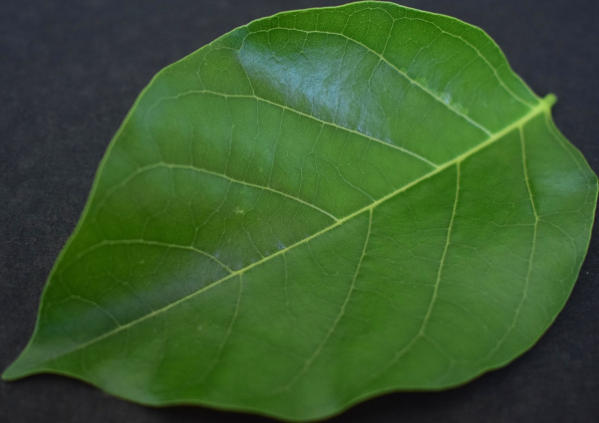
#> input picture preprocessed_plant_leaves/0007_0009.JPG, 1198 x 846 px, found by its file name (shown at 1/2 size)
$ jupyter execute --allow-errors feature_extraction_hessian.ipynb
#> lines starting #> are read from the running program, lines starting #| are printed output that depends on the picture; after the words box and inside, x2 and y2 are one past the last pixel; in counts of white or black regions, pixels touching at a corner belong together
# Feature Extraction (Hessian) 🌱

## Venation Extraction

[cell 1]
import time
import numpy as np
import matplotlib.pyplot as plt
from PIL import Image

from skimage.feature import hessian_matrix, hessian_matrix_eigvals
from skimage.transform import resize
from skimage import filters

Load image

[cell 2]
input_path = 'preprocessed_plant_leaves/'
# [4 lines of commented-out code are left out]

file_name = '0007_0009.JPG'

img = np.array(Image.open(input_path + file_name).convert('L')) # L for greyscale
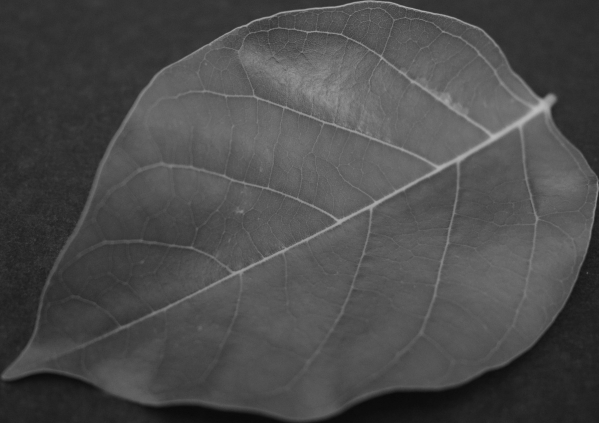
#> img: shape (846, 1198) (shown at 1/2 size); min 8, max 191, mean 75.5

[cell 3]
plt.imshow(img, cmap="gray")
plt.title(file_name + ' B&W')
plt.show()

---

## Using ilastik 🔨

Berg, S., Kutra, D., Kroeger, T. *et al.* ilastik: interactive machine learning for (bio)image analysis. *Nat Methods* **16**, 1226–1232 (2019). [https://doi.org/10.1038/s41592-019-0582-9](https://doi.org/10.1038/s41592-019-0582-9)

[CLT documentation](https://www.ilastik.org/documentation/basics/headless.html#headless-mode-operation---using-ilastik-as-a-command-line-tool)

---

Detect ridges following [dsp.stackexchange.com/questions/1714/best-way-of-segmenting-veins-in-leaves](https://dsp.stackexchange.com/questions/1714/best-way-of-segmenting-veins-in-leaves) (acccessed 11 April 2023).

[cell 4]
def detect_ridges(img, sigma=2, normalize=True):
#> called with sigma = 1, normalize = True
    _, maximal_eig = hessian_matrix_eigvals(hessian_matrix(img, sigma=sigma, use_gaussian_derivatives=False))
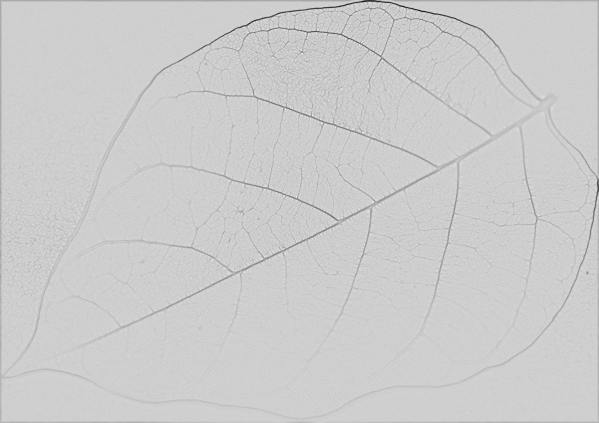
#> maximal_eig: shape (846, 1198) float64 (shown at 1/2 size); min -0.107, max 0.024, mean -0.00209; drawn with min black and max white
    if normalize:
        # normalize i2 values to [0, 255]
        maximal_eig = (255*(maximal_eig - maximal_eig.min())/np.ptp(maximal_eig)).astype(int)
    return maximal_eig.astype('uint8')

[cell 5]
sigma = 1
ridges = detect_ridges(img, sigma=sigma)

[cell 6]
plt.imshow(ridges, cmap="gray")
plt.title(file_name + ' ridges')
plt.show()

Use [Otsu's method](https://en.wikipedia.org/wiki/Otsu%27s_method) to find optimal threshold value

[cell 7]
def convert_to_binary(img, threshold=None, log=False):
#> called with log = True
    if threshold is None:
        threshold = filters.threshold_otsu(ridges)
#> threshold = 184
    if log:
        print('Optimal threshold: ' + str(threshold))
#| Optimal threshold: 184
    return (img < threshold)
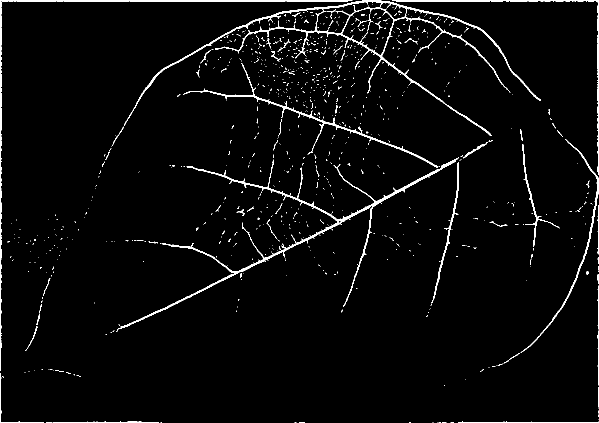
#> returned value: shape (846, 1198) bool (shown at 1/2 size); 3.1% white; 855 white regions (792 under 20 px), largest, box (x1, y1, x2, y2) and area: (248, 0, 1082, 272) 7313, (234, 314, 918, 660) 6015, (0, 0, 705, 742) 3990

binarized = convert_to_binary(ridges, log=True)

Remove border artifact

[cell 8]
def remove_boarder(img, border_thickness):
#> called with border_thickness = 5
    return img[border_thickness:-border_thickness, border_thickness:-border_thickness]
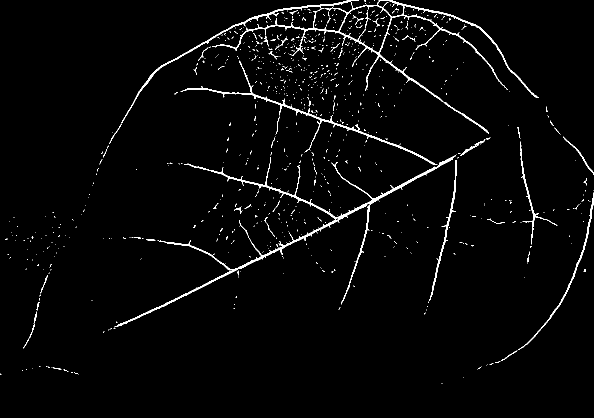
#> returned value: shape (836, 1188) bool (shown at 1/2 size); 2.3% white in thin lines or dots

border_thickness = 5
final = remove_boarder(binarized, border_thickness)

[cell 9]
plt.imshow(final, cmap='gray')
plt.title(file_name + ' binarized')
plt.show()

## Persistent Homology 🍩

https://towardsdatascience.com/persistent-homology-with-examples-1974d4b9c3d0

Convert to point cloud data 🌥️

[cell 10]
point_cloud = np.argwhere(final)
#> point_cloud = 23039 pairs, first value 0 to 766, second value 0 to 1187
print(f'points: {point_cloud.shape[0]}')
#| points: 23039

Choose subset randomly for performance

[cell 11]
def random_subset(points, k, log=False):
    """
    :param: k: proportion of points to keep
    """
#> called with points = array of shape (23039, 2), k = 0.15, log = True
    n = int(point_cloud.shape[0] * k)
#> n = 3455
    if log:
        print(f'keeping {n} out of {point_cloud.shape[0]} points')
#| keeping 3455 out of 23039 points
    return point_cloud[np.random.choice(point_cloud.shape[0], n, replace=False)]

k = 0.15
subset = random_subset(point_cloud, k, log=True)
#> subset = 3455 pairs, first value 0 to 766, second value 11 to 1187

[cell 12]
y, x = zip(*subset)
#> y = 3455 values, max 766 at index 3032, min 0 at index 132, mean 280.4; x = 3455 values, max 1187 at index 282, min 11 at index 367, mean 684
plt.gca().invert_yaxis()
plt.title(f'Sample of Point Cloud Representation \n {file_name}')
plt.scatter(x, y, s=2)
plt.show()
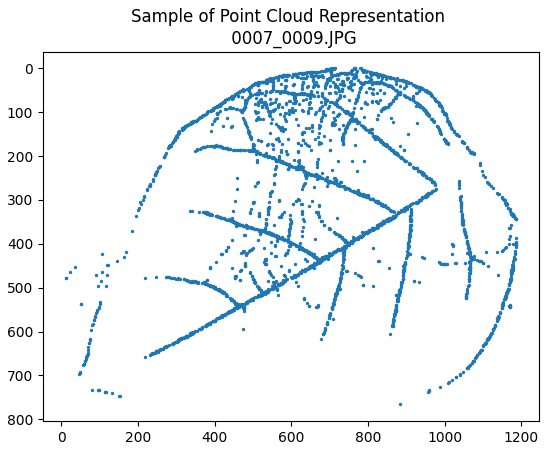
#> figure drawn by matplotlib, 1 panel

### Compute Vietoris-Rips Persistence using giotto-tda

[giotto-tda: A Topological Data Analysis Toolkit for Machine Learning and Data Exploration, Tauzin et al](https://arxiv.org/abs/2004.02551), arXiv:2004.02551, 2020.

[cell 13]
from gtda.homology import VietorisRipsPersistence

[cell 14]
reshaped_subset = subset[None, :, :]
#> reshaped_subset has the same summary as subset

#> (a cell that did not finish here is left out)

[cell 16]
tic = time.time()

#> (the rest of this cell did not finish here and is left out)

[cell 17]
def plot_persistence_diagram(diagram, dimensions: list, file_name: str) -> None:
    for dim in dimensions:
        diagram_dim = diagram[diagram[:,-1] == dim]  # get values corresponding to dim
        birth_death = [(birth, death) for (birth, death, _) in diagram_dim]
        birth, death = zip(*birth_death)
        plt.scatter(birth, death, label=f'$H_{dim}$')
    plt.title('Persistence Diagram of ' + file_name)
    plt.legend(loc='lower right')
    plt.xlabel('Birth')
    plt.ylabel('Death')
    X = np.linspace(0, max(max(birth), 256), 2)  # y = x line
    plt.plot(X, X, 'k--')
    plt.gca().set_aspect('equal')
    plt.show()

#> (a cell that did not finish here is left out)

### Feature Extraction using *[Persistent Entropy](https://giotto-ai.github.io/gtda-docs/latest/modules/generated/diagrams/features/gtda.diagrams.PersistenceEntropy.html?highlight=persistenceentropy#gtda.diagrams.PersistenceEntropyhttps://giotto-ai.github.io/gtda-docs/latest/modules/generated/diagrams/features/gtda.diagrams.PersistenceEntropy.html?highlight=persistenceentropy#gtda.diagrams.PersistenceEntropy)*

[cell 19]
from gtda.diagrams import PersistenceEntropy

#> (a cell that did not finish here is left out)

#> (a cell that did not finish here is left out)

    sigma = 1.5, border_thickness = 5, k = 0.15

    Name             File name     Entropy
    Arjun            0001_0001.JPG [11.0470091, 5.43461692]
    Pongamia Pinnata 0007_0002.JPG [10.3838290, 3.21677993]
    Basil            0008_0001.JPG [10.1334210, 3.78757131]
    Lemon            0010_0001.JPG [9.31640604, 2.99778599]

## Persistent Entropy All

[cell 22]
import glob
import os
import csv

import pandas as pd

from tqdm.notebook import tqdm

[cell 23]
file_paths = glob.glob(input_path + "/*.JPG")
file_names = [os.path.basename(file_name) for file_name in file_paths]

entropies = []
labels = []

#> (the rest of this cell did not finish here and is left out)

### Save Data as CSV 📥

[cell 24]
csv_file_name = 'plant_species_entropy.csv'

data = list(zip(labels, entropies))

with open(csv_file_name, mode='w', newline='') as file:
    writer = csv.writer(file)
    writer.writerow(['species', 'H0', 'H1'])
    for row in data:
        writer.writerow([row[0], *row[1]])

$ run again, with segmented/0008_0001.jpg copied over preprocessed_plant_leaves/0007_0009.JPG
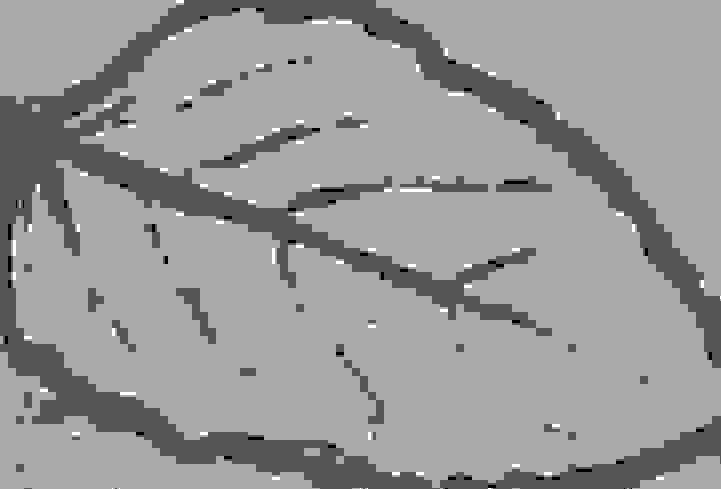
#> input picture segmented/0008_0001.jpg, 721 x 489 px, found by its file name
#> img is the input picture: shape (489, 721); min 0, max 3, mean 1.79
#> threshold = 138
#| Optimal threshold: 138
#> in remove_boarder, `return img[border_thickness:-border_thickness, border_thickness:-borde..`:
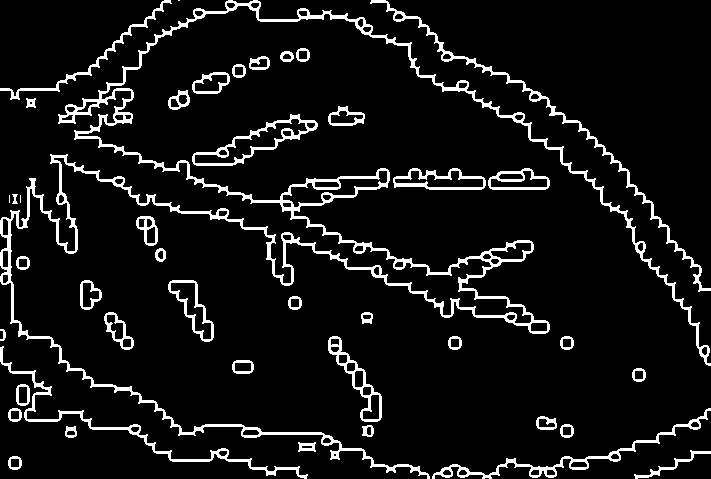
#> returned value: shape (479, 711) bool; 8.1% white; 43 white regions (3 under 20 px), largest, box (x1, y1, x2, y2) and area: (0, 0, 711, 479) 14177, (370, 0, 711, 292) 1902, (0, 346, 308, 479) 1572
#> point_cloud = 27683 pairs, first value 0 to 478, second value 0 to 710
#| points: 27683
#| keeping 4152 out of 27683 points
#> subset = 4152 pairs, first value 0 to 478, second value 0 to 710
#> y = 4152 values, max 478 at index 351, min 0 at index 634, mean 245.1; x = 4152 values, max 710 at index 3923, min 0 at index 1073, mean 309.3
#> `plt.show()`:
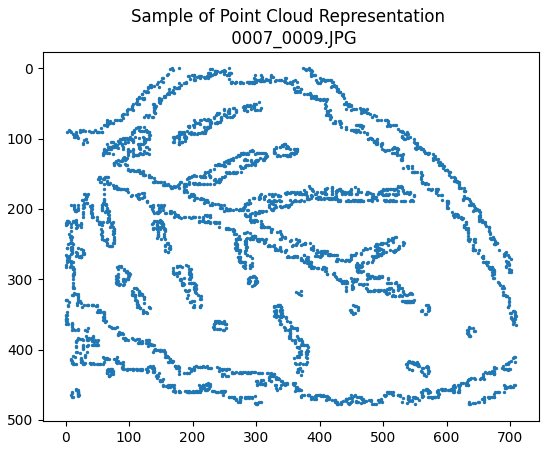
#> figure drawn by matplotlib, 1 panel
#> reshaped_subset has the same summary as subset
